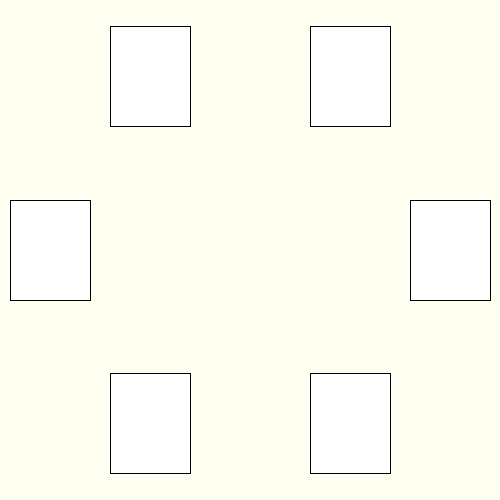
Frame 1 (no input)
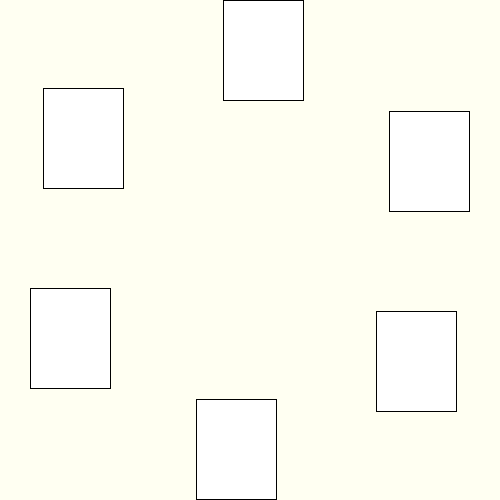
Frame 60 (the mouse pressed at the canvas centre just before this capture)
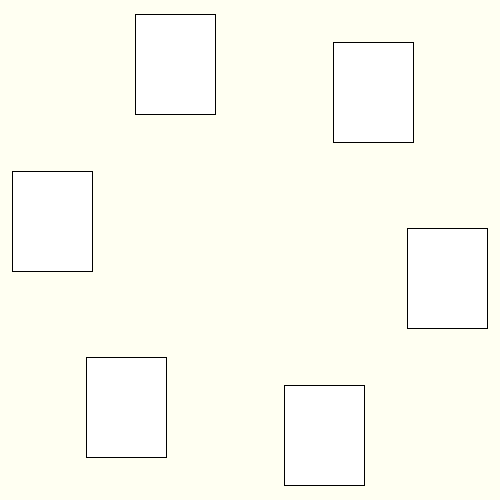
Frame 120 (the mouse held since frame 60 and released just before this capture)

The Processing sketch that drew these frames (run headless with seeded random() and noise(); from frame 60 on, the mouse is pressed at the canvas centre):

// Processing sketch: week12_1
// ── week12_1.pde
//week12-1 好玩得程式設計 三角函數 (卡牌旋轉、地鼠冒出來、有什麼用)
void setup(){ // 設定
  size(500, 500); // 視窗大小
}
float a = 0; // angle角度
void draw(){ // 畫圖(每秒60張圖)
  //Part 1 先畫出"小圈圈在繞大圈圈"了解 cos(a) sin(a)
  //float x = 250 + cos(a)*200, y= 250 + sin(a)*200;
  //ellipse(x, y, 10, 10); // x座標 cos(a) y座標sin(a)
  //a += 0.01; //(angle角度)慢慢增加
  
  //Part 2 用for迴圈畫出6個小圈圈在繞
  background(#FFFFF2); // 淡黃色
  for (int i=0; i<6; i++){
    //float x = 250 + cos(a+i*PI/3)*200, y= 250 + sin(a+i*PI/3)*200;
    //ellipse(x, y, 10, 10); // 小圓
    //Part 3 把小圈圈改成長方形
    float x = 250 + cos(a+i*PI/3)*200, y= 250 + sin(a+i*PI/3)*200;
    rect(x-40, y-50, 80, 100); // 改成長方形, 而且往左上移一半, 才不會歪掉
  }
  a += 0.01; //(angle角度)慢慢增加
}
